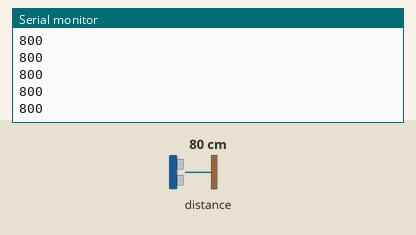
Recording of a sketch running on a simulated Arduino MKR. On the bench: the last lines printed to the serial monitor. Inputs (shaded band) come from the test bench; at power-on: distance to the obstacle 80 cm. WiFi joins after 1.5 s; servers stay silent unless stated; no MQTT or app messages arrive unless stated.

Above: at 3.7 s.
3.8 s: distance to the obstacle set to 2 cm
At 3.86 s:
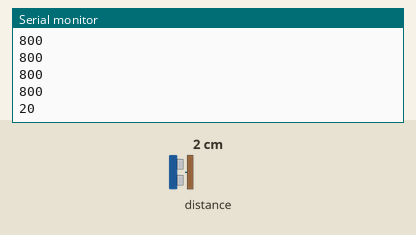
5.3 s: distance to the obstacle set to 4 cm
At 5.33 s:
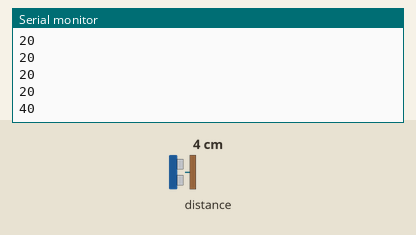
Timing chart, 0 to 8.3 s (numbered marks = the images above; inputs shaded):
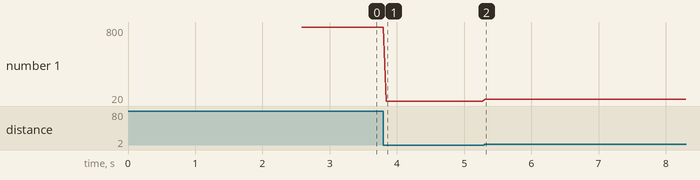

Measured:
- after the input at 3.8 s, the serial monitor: prints a new line at once (image 1)
- after the input at 5.3 s, the serial monitor: prints a new line at once (image 2)
- plotted number 1: 800 → 20 after the input at 3.8 s, 20 → 40 after the input at 5.3 s

The sketch:

Week4_MQTT_v1_DistanceSensor.ino
```cpp
#include <ArduinoMqttClient.h>
#include <WiFiNINA.h>
#include "Adafruit_VL53L0X.h"

WiFiClient wifi;
MqttClient mqtt(wifi);

Adafruit_VL53L0X lox = Adafruit_VL53L0X();
int measurement;
const int sendInterval = 2;

//WiFi network info: ssid and password
const char wifi_ssid[] = "sandbox370";
const char wifi_pass[] = "+s0a+s03!2gether?";

// //MQTT broker info: url and port (1883 default for MQTT)
// const char broker[] = "andrenet3000.cloud.shiftr.io";
// const int  port = 1883;

// //if needed: broker authentication credentials
// const char mqtt_user[] = "";
// const char mqtt_pass[] = "";

//MQTT broker info: url and port (1883 default for MQTT)
const char broker[] = "theyonetwork.cloud.shiftr.io";
const int  port = 1883;

//if needed: broker authentication credentials
const char mqtt_user[] = "theyonetwork";
const char mqtt_pass[] = "ConnDevSP24";

//the topic this device will publish messages to
const char pubTopic[] = "TOF_Sensor_Data";

void setup() {
  Serial.begin(9600);
  Serial.print("Connecting to WiFi");
  while (WiFi.status() != WL_CONNECTED) {
    Serial.print(".");
    WiFi.begin(wifi_ssid, wifi_pass);
    delay(1000);
  }
  Serial.println("\nWiFi connected!");

//Sensor debugging stuff
    Serial.println("Adafruit VL53L0X test");
  if (!lox.begin()) {
    Serial.println(F("Failed to boot VL53L0X"));
    while(1);
  }
  Serial.println(F("VL53L0X API Simple Ranging example\n\n"));

  //give your device any name, to use for identification
  mqtt.setId("AndreArduino");

  //set mqtt credentials, if needed
  mqtt.setUsernamePassword(mqtt_user, mqtt_pass);

  if (!mqtt.connect(broker, port)) {
    //error codes
    //  -1: credentials rejected
    //  -2: can't connect to broker
    Serial.print("MQTT connection failed! Error code = ");
    Serial.println(mqtt.connectError());
    while (true) {}; //do nothing forever
  } else Serial.println("MQTT connected.");
}

void loop() {

    VL53L0X_RangingMeasurementData_t measure;

      // Serial.print("Reading a measurement... ");
    lox.rangingTest(&measure, false); // pass in 'true' to get debug data printout!

    if (measure.RangeStatus != 4) {  // phase failures have incorrect data
    measurement = int(measure.RangeMilliMeter);

    } else {
      //Serial.println(" out of range ");
      //measurement = 0;
    }

    Serial.println(measurement);

  if (millis() % sendInterval < 10) {
    mqtt.beginMessage(pubTopic);
    mqtt.print(measurement);
    mqtt.endMessage();
    delay(10);
  }

}
```
